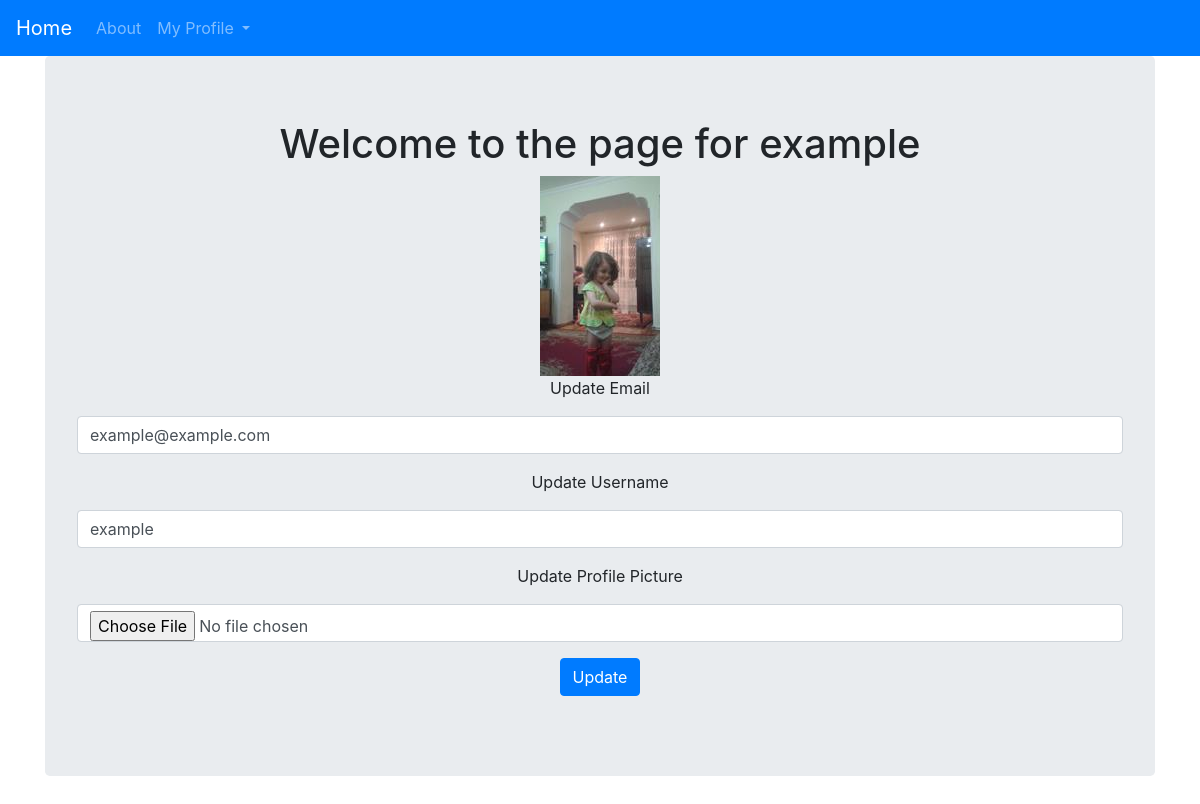
/account (signed in), run on the app's committed database.
### blog/models.py (models this page shows, shortened)
class User(db.Model, UserMixin):
    __tablename__ = 'users'
    id = db.Column(db.Integer, primary_key=True)
    profile_image = db.Column(db.String(64),
                              nullable=False,
                              default='default_profile.png')
    email = db.Column(db.String(64),
                      unique=True,
                      index=True)
    username = db.Column(db.String(64),
                         unique=True,
                         index=True)
    password_hash = db.Column(db.String(128))
    posts = db.relationship('BlogPost', backref='author', lazy=True)

### blog/users/views.py (the view)
@users.route('/account', methods=['GET', 'POST'])
@login_required
def account():
    form = UpdateUserForm()
    if form.validate_on_submit():
        if form.picture.data:
            username = current_user.username
            pic = add_profile_pic(form.picture.data, username)
            current_user.profile_image = pic
        current_user.username = form.username.data
        current_user.email = form.email.data
        db.session.commit()
        flash('Account information updated!')
        return redirect(url_for('users.account'))
    elif request.method == 'GET':
        form.username.data = current_user.username
        form.email.data = current_user.email
    profile_image = url_for(
        'static',
        filename=('profile_pics/' + current_user.profile_image))
    return render_template('account.html',
                           profile_image=profile_image,
                           form=form)

### blog/users/forms.py (shortened to what this page needs)
class UpdateUserForm(FlaskForm):
    email = StringField('Update Email',
                        validators=[DataRequired(), Email()])
    username = StringField('Update Username',
                           validators=[DataRequired()])
    picture = FileField('Update Profile Picture',
                        validators=[FileAllowed(['jpg', 'png'])])
    submit = SubmitField('Update')

### blog/models.py (called while the page is built)
@login_manager.user_loader
def load_user(user_id):
    return User.query.get(user_id)

### blog/templates/account.html (shortened to what this page needs)
{% extends 'base.html' %}
{% block content %}
<div class='jumbotron'>
    <div align='center'>
        <h1>Welcome to the page for {{current_user.username}}</h1>
        <img align='center' src="{{url_for('static', filename=('profile_pics/' + current_user.profile_image))}}" alt="">
        <form method="POST" action="" enctype="multipart/form-data">
            <div class='form-group'>
                {{form.email.label(class='form-group')}}
                {{form.email(class='form-control')}}
            </div>
            <div class='form-group'>
                {{form.username.label(class='form-group')}}
                {{form.username(class='form-control')}}
            </div>
            <div class='form-group'>
                {{form.picture.label(class='form-group')}}
                {{form.picture(class='form-control')}}
            </div>
            <div class='form-group'>
                {{form.submit(class='btn btn-primary')}}
            </div>
        </form>
    </div>
</div>
{% endblock %}

### data on the page
User: username "example", profile_image (picture), email "example@example.com"
